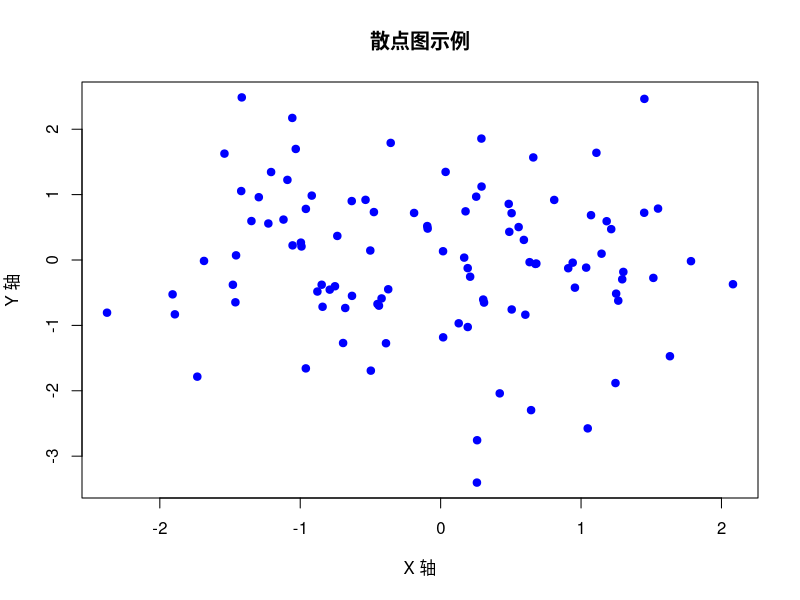

This figure's R source:
# 创建一个数据框
df <- data.frame(
  x = rnorm(100),  # 生成100个正态分布的随机数
  y = rnorm(100)   # 生成100个正态分布的随机数
)

# 使用 base R 绘制散点图
dev.new()
plot(df$x, df$y, 
     main = "散点图示例", 
     xlab = "X 轴", 
     ylab = "Y 轴", 
     col = "blue", 
     pch = 19)

# 显示 ggplot 图形
print(plot)


